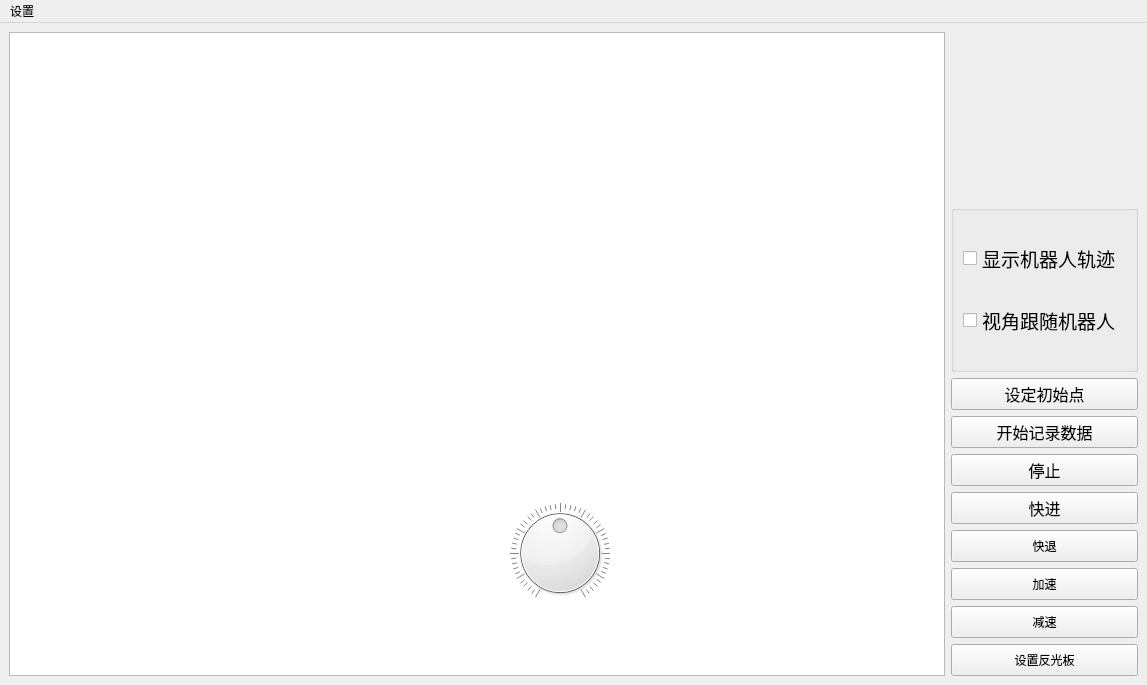
<?xml version="1.0" encoding="UTF-8"?>
<ui version="4.0">
 <class>MainWindow</class>
 <widget class="QMainWindow" name="MainWindow">
  <property name="geometry">
   <rect>
    <x>0</x>
    <y>0</y>
    <width>1147</width>
    <height>685</height>
   </rect>
  </property>
  <property name="windowTitle">
   <string>艾吉威激光自主叉车</string>
  </property>
  <widget class="QWidget" name="centralwidget">
   <property name="layoutDirection">
    <enum>Qt::LeftToRight</enum>
   </property>
   <layout class="QGridLayout" name="gridLayout_2">
    <item row="0" column="2">
     <widget class="laserWidget" name="laserDisplay" native="true">
      <property name="minimumSize">
       <size>
        <width>187</width>
        <height>150</height>
       </size>
      </property>
      <property name="maximumSize">
       <size>
        <width>200</width>
        <height>300</height>
       </size>
      </property>
     </widget>
    </item>
    <item row="0" column="0" rowspan="3">
     <widget class="GraphWidget" name="graphicsView">
      <property name="minimumSize">
       <size>
        <width>400</width>
        <height>450</height>
       </size>
      </property>
     </widget>
    </item>
    <item row="2" column="2">
     <layout class="QVBoxLayout" name="verticalLayout_2">
      <item>
       <layout class="QHBoxLayout" name="horizontalLayout"/>
      </item>
      <item>
       <widget class="QPushButton" name="setPos">
        <property name="minimumSize">
         <size>
          <width>0</width>
          <height>32</height>
         </size>
        </property>
        <property name="maximumSize">
         <size>
          <width>300</width>
          <height>50</height>
         </size>
        </property>
        <property name="font">
         <font>
          <pointsize>12</pointsize>
         </font>
        </property>
        <property name="acceptDrops">
         <bool>true</bool>
        </property>
        <property name="autoFillBackground">
         <bool>true</bool>
        </property>
        <property name="text">
         <string>设定初始点</string>
        </property>
       </widget>
      </item>
      <item>
       <widget class="QPushButton" name="saveMessage">
        <property name="minimumSize">
         <size>
          <width>0</width>
          <height>32</height>
         </size>
        </property>
        <property name="maximumSize">
         <size>
          <width>300</width>
          <height>50</height>
         </size>
        </property>
        <property name="font">
         <font>
          <pointsize>12</pointsize>
         </font>
        </property>
        <property name="acceptDrops">
         <bool>true</bool>
        </property>
        <property name="autoFillBackground">
         <bool>true</bool>
        </property>
        <property name="text">
         <string>开始记录数据</string>
        </property>
       </widget>
      </item>
      <item>
       <widget class="QPushButton" name="stopandplay">
        <property name="minimumSize">
         <size>
          <width>0</width>
          <height>32</height>
         </size>
        </property>
        <property name="maximumSize">
         <size>
          <width>300</width>
          <height>50</height>
         </size>
        </property>
        <property name="font">
         <font>
          <pointsize>12</pointsize>
         </font>
        </property>
        <property name="acceptDrops">
         <bool>true</bool>
        </property>
        <property name="autoFillBackground">
         <bool>true</bool>
        </property>
        <property name="text">
         <string>停止</string>
        </property>
       </widget>
      </item>
      <item>
       <widget class="QPushButton" name="forward">
        <property name="enabled">
         <bool>true</bool>
        </property>
        <property name="minimumSize">
         <size>
          <width>185</width>
          <height>32</height>
         </size>
        </property>
        <property name="maximumSize">
         <size>
          <width>300</width>
          <height>50</height>
         </size>
        </property>
        <property name="font">
         <font>
          <family>SimSun-ExtB</family>
          <pointsize>12</pointsize>
          <weight>50</weight>
          <bold>false</bold>
         </font>
        </property>
        <property name="text">
         <string>快进</string>
        </property>
       </widget>
      </item>
      <item>
       <widget class="QPushButton" name="backward">
        <property name="minimumSize">
         <size>
          <width>0</width>
          <height>32</height>
         </size>
        </property>
        <property name="maximumSize">
         <size>
          <width>300</width>
          <height>50</height>
         </size>
        </property>
        <property name="styleSheet">
         <string notr="true">font: 12pt &quot;宋体&quot;;</string>
        </property>
        <property name="text">
         <string>快退</string>
        </property>
       </widget>
      </item>
      <item>
       <widget class="QPushButton" name="accelerate">
        <property name="minimumSize">
         <size>
          <width>0</width>
          <height>32</height>
         </size>
        </property>
        <property name="maximumSize">
         <size>
          <width>300</width>
          <height>50</height>
         </size>
        </property>
        <property name="styleSheet">
         <string notr="true">font: 12pt &quot;宋体&quot;;</string>
        </property>
        <property name="text">
         <string>加速</string>
        </property>
       </widget>
      </item>
      <item>
       <widget class="QPushButton" name="decelerate">
        <property name="minimumSize">
         <size>
          <width>0</width>
          <height>32</height>
         </size>
        </property>
        <property name="maximumSize">
         <size>
          <width>300</width>
          <height>50</height>
         </size>
        </property>
        <property name="styleSheet">
         <string notr="true">font: 12pt &quot;宋体&quot;;</string>
        </property>
        <property name="text">
         <string>减速</string>
        </property>
       </widget>
      </item>
      <item>
       <widget class="QPushButton" name="SetReflectors">
        <property name="enabled">
         <bool>true</bool>
        </property>
        <property name="minimumSize">
         <size>
          <width>0</width>
          <height>32</height>
         </size>
        </property>
        <property name="maximumSize">
         <size>
          <width>300</width>
          <height>50</height>
         </size>
        </property>
        <property name="styleSheet">
         <string notr="true">font: 12pt &quot;宋体&quot;;</string>
        </property>
        <property name="text">
         <string>设置反光板</string>
        </property>
       </widget>
      </item>
     </layout>
    </item>
    <item row="1" column="2">
     <widget class="QGroupBox" name="status">
      <property name="minimumSize">
       <size>
        <width>187</width>
        <height>40</height>
       </size>
      </property>
      <property name="maximumSize">
       <size>
        <width>187</width>
        <height>200</height>
       </size>
      </property>
      <property name="title">
       <string/>
      </property>
      <layout class="QGridLayout" name="gridLayout">
       <item row="2" column="0">
        <widget class="QCheckBox" name="setFocusOnRobot">
         <property name="font">
          <font>
           <pointsize>14</pointsize>
           <weight>50</weight>
           <italic>false</italic>
           <bold>false</bold>
          </font>
         </property>
         <property name="text">
          <string>视角跟随机器人</string>
         </property>
        </widget>
       </item>
       <item row="1" column="0">
        <widget class="QCheckBox" name="setHistoryRobot">
         <property name="font">
          <font>
           <pointsize>14</pointsize>
          </font>
         </property>
         <property name="acceptDrops">
          <bool>false</bool>
         </property>
         <property name="text">
          <string>显示机器人轨迹</string>
         </property>
         <property name="tristate">
          <bool>false</bool>
         </property>
        </widget>
       </item>
      </layout>
     </widget>
    </item>
   </layout>
   <widget class="QDial" name="dial">
    <property name="geometry">
     <rect>
      <x>510</x>
      <y>480</y>
      <width>100</width>
      <height>100</height>
     </rect>
    </property>
    <property name="minimumSize">
     <size>
      <width>100</width>
      <height>100</height>
     </size>
    </property>
    <property name="maximumSize">
     <size>
      <width>100</width>
      <height>100</height>
     </size>
    </property>
    <property name="minimum">
     <number>-100</number>
    </property>
    <property name="maximum">
     <number>100</number>
    </property>
    <property name="singleStep">
     <number>1</number>
    </property>
    <property name="pageStep">
     <number>10</number>
    </property>
    <property name="value">
     <number>0</number>
    </property>
    <property name="invertedAppearance">
     <bool>false</bool>
    </property>
    <property name="wrapping">
     <bool>false</bool>
    </property>
    <property name="notchesVisible">
     <bool>true</bool>
    </property>
   </widget>
  </widget>
  <widget class="QMenuBar" name="menubar">
   <property name="geometry">
    <rect>
     <x>0</x>
     <y>0</y>
     <width>1147</width>
     <height>26</height>
    </rect>
   </property>
   <widget class="QMenu" name="menuHost">
    <property name="title">
     <string>设置</string>
    </property>
    <addaction name="action_2"/>
   </widget>
   <addaction name="menuHost"/>
  </widget>
  <action name="action">
   <property name="text">
    <string>文件</string>
   </property>
  </action>
  <action name="action_2">
   <property name="text">
    <string>地址</string>
   </property>
  </action>
 </widget>
 <customwidgets>
  <customwidget>
   <class>GraphWidget</class>
   <extends>QGraphicsView</extends>
   <header location="global">component</header>
   <slots>
    <slot>zoom(int)</slot>
    <slot>enterSetPose()</slot>
    <slot>enterSetGoal()</slot>
    <slot>setFocusOnRobot(bool)</slot>
    <slot>setShowHistoryRobot(bool)</slot>
    <slot>biaod()</slot>
    <slot>goorg()</slot>
    <slot>goorg1()</slot>
    <slot>goorg2()</slot>
    <slot>requestMap()</slot>
    <slot>SetReflector()</slot>
    <slot>goorg3()</slot>
    <slot>goorg4()</slot>
    <slot>goorg5()</slot>
    <slot>saveMessage()</slot>
    <slot>forward()</slot>
    <slot>backward()</slot>
    <slot>accelerate()</slot>
    <slot>decelerate()</slot>
    <slot>stop_and_play()</slot>
   </slots>
  </customwidget>
  <customwidget>
   <class>laserWidget</class>
   <extends>QWidget</extends>
   <header>component</header>
   <container>1</container>
  </customwidget>
 </customwidgets>
 <resources/>
 <connections>
  <connection>
   <sender>dial</sender>
   <signal>valueChanged(int)</signal>
   <receiver>graphicsView</receiver>
   <slot>zoom(int)</slot>
   <hints>
    <hint type="sourcelabel">
     <x>510</x>
     <y>506</y>
    </hint>
    <hint type="destinationlabel">
     <x>303</x>
     <y>301</y>
    </hint>
   </hints>
  </connection>
  <connection>
   <sender>setPos</sender>
   <signal>clicked()</signal>
   <receiver>graphicsView</receiver>
   <slot>enterSetPose()</slot>
   <hints>
    <hint type="sourcelabel">
     <x>1133</x>
     <y>398</y>
    </hint>
    <hint type="destinationlabel">
     <x>303</x>
     <y>301</y>
    </hint>
   </hints>
  </connection>
  <connection>
   <sender>action_2</sender>
   <signal>triggered()</signal>
   <receiver>MainWindow</receiver>
   <slot>setHost()</slot>
   <hints>
    <hint type="sourcelabel">
     <x>-1</x>
     <y>-1</y>
    </hint>
    <hint type="destinationlabel">
     <x>374</x>
     <y>252</y>
    </hint>
   </hints>
  </connection>
  <connection>
   <sender>forward</sender>
   <signal>clicked()</signal>
   <receiver>graphicsView</receiver>
   <slot>forward()</slot>
   <hints>
    <hint type="sourcelabel">
     <x>982</x>
     <y>438</y>
    </hint>
    <hint type="destinationlabel">
     <x>529</x>
     <y>365</y>
    </hint>
   </hints>
  </connection>
  <connection>
   <sender>SetReflectors</sender>
   <signal>clicked()</signal>
   <receiver>graphicsView</receiver>
   <slot>SetReflector()</slot>
   <hints>
    <hint type="sourcelabel">
     <x>982</x>
     <y>672</y>
    </hint>
    <hint type="destinationlabel">
     <x>323</x>
     <y>311</y>
    </hint>
   </hints>
  </connection>
  <connection>
   <sender>accelerate</sender>
   <signal>clicked()</signal>
   <receiver>graphicsView</receiver>
   <slot>accelerate()</slot>
   <hints>
    <hint type="sourcelabel">
     <x>982</x>
     <y>516</y>
    </hint>
    <hint type="destinationlabel">
     <x>323</x>
     <y>324</y>
    </hint>
   </hints>
  </connection>
  <connection>
   <sender>decelerate</sender>
   <signal>clicked()</signal>
   <receiver>graphicsView</receiver>
   <slot>decelerate()</slot>
   <hints>
    <hint type="sourcelabel">
     <x>982</x>
     <y>555</y>
    </hint>
    <hint type="destinationlabel">
     <x>323</x>
     <y>324</y>
    </hint>
   </hints>
  </connection>
  <connection>
   <sender>backward</sender>
   <signal>clicked()</signal>
   <receiver>graphicsView</receiver>
   <slot>backward()</slot>
   <hints>
    <hint type="sourcelabel">
     <x>982</x>
     <y>477</y>
    </hint>
    <hint type="destinationlabel">
     <x>323</x>
     <y>324</y>
    </hint>
   </hints>
  </connection>
  <connection>
   <sender>stopandplay</sender>
   <signal>clicked()</signal>
   <receiver>graphicsView</receiver>
   <slot>stop_and_play()</slot>
   <hints>
    <hint type="sourcelabel">
     <x>1042</x>
     <y>461</y>
    </hint>
    <hint type="destinationlabel">
     <x>476</x>
     <y>355</y>
    </hint>
   </hints>
  </connection>
  <connection>
   <sender>saveMessage</sender>
   <signal>clicked()</signal>
   <receiver>graphicsView</receiver>
   <slot>saveMessage()</slot>
   <hints>
    <hint type="sourcelabel">
     <x>1042</x>
     <y>422</y>
    </hint>
    <hint type="destinationlabel">
     <x>476</x>
     <y>355</y>
    </hint>
   </hints>
  </connection>
 </connections>
 <slots>
  <slot>startGoal()</slot>
  <slot>stopGoal()</slot>
  <slot>startTopoTask()</slot>
  <slot>setHost()</slot>
 </slots>
</ui>
